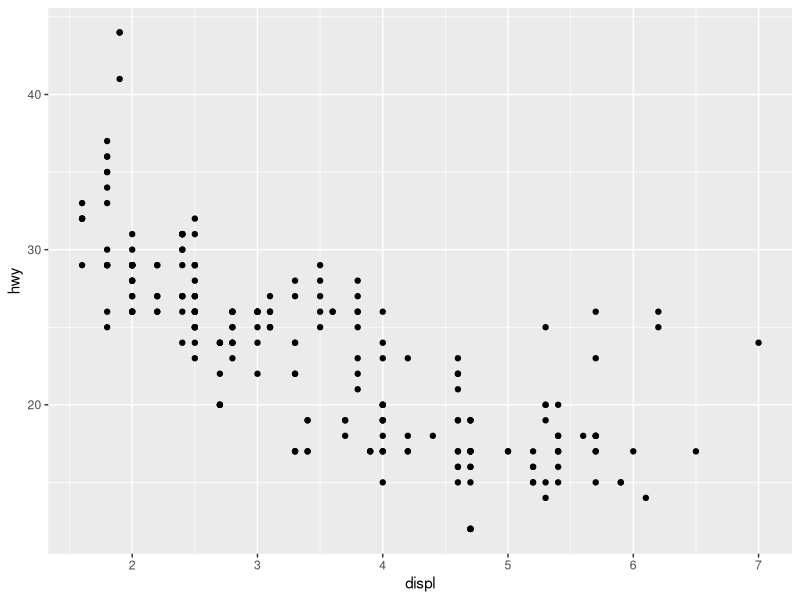
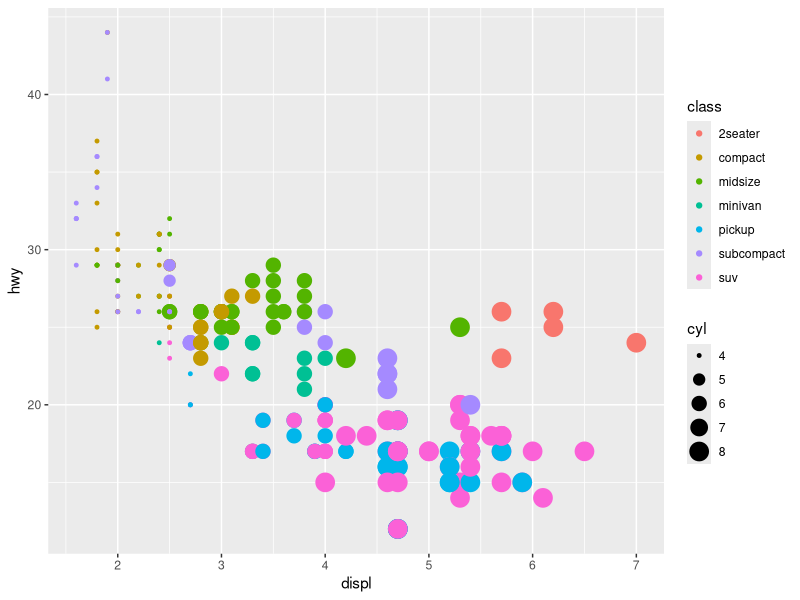

These figures' R source, in order:


#install.packages("tidyverse")

library(tidyverse)

#mpg: Data set of car based in MilesPerGallon
data = mpg


ggplot(data) + geom_point(mapping = aes(x=displ, y=hwy))

#ggplot(data = mpg) + geom_point(mapping = aes(x=displ, y=hwy))

ggplot(data = mpg) +geom_point(mapping = aes(x=displ, y=hwy, colour=class, size=cyl))


